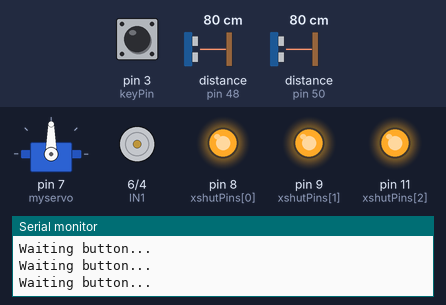
The sketch below on a simulated Arduino Uno, built with avr-gcc and run on an emulated ATmega328P. On the bench: servo, motor-driver pin pairs drawn as motors (green arrow = first pin HIGH = forward, orange = second pin HIGH = backward, longer = more drive, scaled by the enable pin), output pins drawn as LEDs (lit = HIGH), the last lines printed to the serial monitor. The test bench sets the inputs (shaded band); at power-on: pin 3 (keyPin) LOW, distance to the obstacle (sensors on pin 48, pin 50) 80 cm.

Above: at 1.2 s.
1.3 s: pin 3 (keyPin) pulled HIGH for 0.15 s
At 2.5 s:
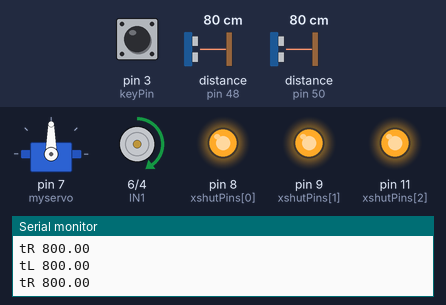
2.9 s: distance to the obstacle (sensor on pin 48) set to 95 cm
4.4 s: distance to the obstacle (sensor on pin 48) set to 105 cm
At 5.4 s:
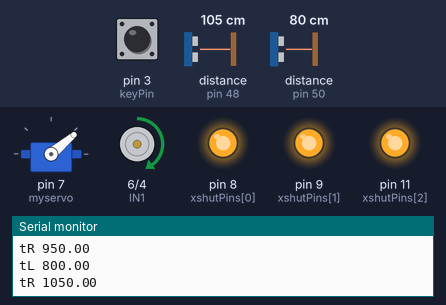
At 7.77 s:
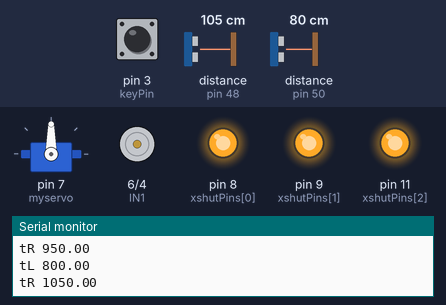
Timing chart, 0 to 13.4 s (numbered marks = the images above; inputs shaded):
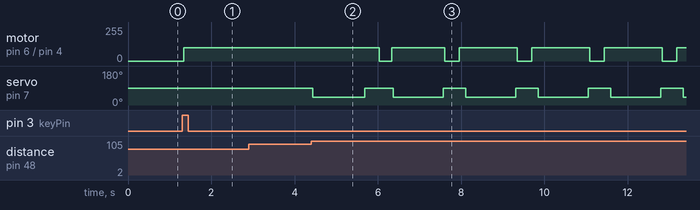

The sketch:

Finalcode_11AUG2023.ino
```cpp
#include <Servo.h>
#include <SoftwareSerial.h>
#include <Wire.h>
#include <VL53L0X.h>

Servo myservo;

const int l = 2;
const int f = 1;
const int r = 0;

long duration;
long dist_w;

const int IN1 = 6;
const int IN2 = 4;
const int ENA = 5;

char side = ' ';
bool free_round = NULL;
short corners = 0;

bool run = false;

double Fdist = 300, Ldist = 300, Rdist = 300;
double tLdist = 300, tRdist = 300;

const int keyPin = 3; //the number of the key pin 12

VL53L0X sensors[3];  // Adjust the size of the array based on the number of sensors you have

// Define XSHUT pin numbers for each sensor
const int xshutPins[] = {8, 9, 11};  // Adjust these pin numbers based on your wiring

// Define unique I2C addresses for each sensor
const uint8_t addresses[] = {0x30, 0x31, 0x32};  // Make sure these addresses do not conflict with other I2C devices

void stop ()  //stop motors
{
  digitalWrite(IN2, LOW);
  digitalWrite(IN1, LOW);
  ///coast - break - hold
}

void move (int speed)  //forward backward 255
{
  //return; //test line to avoid movement, comment this command "return"
  digitalWrite(IN2, LOW);
  digitalWrite(IN1, LOW);
  analogWrite(ENA,  abs(speed));
  if (speed >= 0)
      digitalWrite(IN1,  HIGH);
  else
      digitalWrite(IN2,  HIGH);
}

double dist (int space)
{
  return sensors[space].readRangeContinuousMillimeters();
}

 void turn(char opts)
{
  corners++;
  myservo.write(opts=='l'? 140: 40);
  /*if (opts == 'l')
     myservo.write(140);
  else if (opts == 'r')
     myservo.write(40);*/
  //Serial.println(corners);
  delay(700);
}

void upsy()
{
  long tDist = 0;
  while (true)
    {
      tDist = dist(side == 'l'? l: r);
      //tRdist = dist(r);
      if (tDist < 1000);//((side == 'l'? tLdist : tRdist) < 1000)
      {
        break;
      }
    }
}

void fix_d ()
{
     myservo.write(90);
}

void setup() {
  Serial.begin (9600);
  pinMode (IN1, OUTPUT);
  pinMode (IN2, OUTPUT);
  pinMode (ENA, OUTPUT);

  myservo.attach(7);//attachs the servo on pin 7 to servo object
  myservo.write(90);//back to 0 degrees

  pinMode(keyPin,INPUT);//initialize the key pin as inp

  Wire.begin();

  // Initialize each sensor
  for (int i = 0; i < sizeof(sensors) / sizeof(sensors[0]); i++) {
    pinMode(xshutPins[i], OUTPUT);
    digitalWrite(xshutPins[i], LOW);  // Keep the sensor in reset state
  }

  // Set up each sensor with a unique I2C address
  for (int i = 0; i < sizeof(sensors) / sizeof(sensors[0]); i++) {
    digitalWrite(xshutPins[i], HIGH);  // Bring the sensor out of reset
    delay(10);  // Allow time for the sensor to initialize

    sensors[i].init();
    sensors[i].setTimeout(500);
    sensors[i].setAddress(addresses[i]);
  }

  // Start continuous measurement for each sensor
  for (int i = 0; i < sizeof(sensors) / sizeof(sensors[0]); i++) {
    sensors[i].startContinuous();
  }
}

void loop() {

  fix_d();

  while (!run)    // starting button
  {
   // run = DigitalRead(bpin

    if(digitalRead(keyPin) ==HIGH )
      {
        stop();
        run = true; //validate the starting button
      }
      Serial.write("\nWaiting button...");
  }

run = false;
while(0)
{
  Ldist = dist(l);
  Rdist = dist(r);
  Fdist = dist(f);
  Serial.println("L");
  Serial.println(Ldist);
  Serial.println(Rdist);
  //Serial.println(Fdist);
  delay(500);
}
  if ((Ldist < 300) || (Rdist < 300))
    {
      free_round = true;
    }
  else
    free_round = true;

  if (free_round)
    Serial.write("\n - Free Round");
  else
    Serial.write("\n - Not sure...");

  move(100);
  while (true)
    {
      tLdist = dist(l);
      tRdist = dist(r);
      Serial.print("tL ");
      Serial.println(tLdist);
      Serial.print("tR ");
      Serial.println(tRdist);
      if ((tLdist > 1000) || (tRdist > 1000))
      {
        side = (tLdist > 1000? 'l': 'r');
        break;
      }
    }
//Serial.write("\n"+side);
  turn(side);
  delay(side == 'r'? 400: 50);
  delay(150);
  fix_d();
  delay(350);
  //upsy();
  stop();
  delay(300);
  move(100);
  int base_delay = 125;//controls turns, cambia si es nesesario
  while (corners <= 11)
  {
    dist_w = dist(side=='l'?l:r);
    if (dist_w > 800)
    {
      turn(side);
      delay(side=='r'? 500: 50);
      fix_d();
      upsy();
      stop();
      delay(350);
      move(100);
      delay(base_delay);
      //base_delay*=(2/5);
      //fix_d();
    }

  }
  //if (corners > 12)
    stop();

}
```

Measured:
- the behaviour switches between 100 and 101 cm on distance to the obstacle (sensor on pin 48) (found by bisection; images 1 and 2)
- after the input at 1.3 s, motor on pin 6 (IN1) / pin 4 (IN2): stopped → forward 100/255 at once
- after the input at 4.4 s, motor on pin 6 (IN1) / pin 4 (IN2): alternates forward 100/255 for 1.4 s and stopped for 0.35 s, starting after 1.6 s; servo on pin 7 (myservo): goes 40° 1.3 s, 90° 0.68 s, 4 × (40° 1.2 s, 90° 0.54 s), then 40°, starting at once
